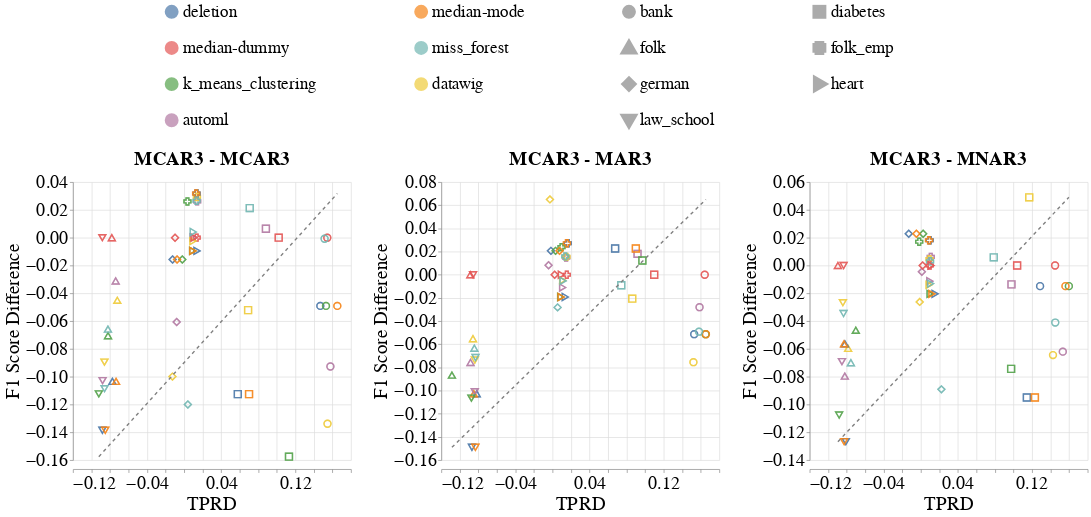

Write notebook code for a chart like this one.
### Markdown cell above
### Disparity Metrics

### Code cell
create_scatter_plot(missingness_types=[{'train': 'MCAR3', 'test': 'MCAR3'},
                                       {'train': 'MCAR3', 'test': 'MAR3'},
                                       {'train': 'MCAR3', 'test': 'MNAR3'}],
                    imputation_quality_metric_name='f1_score_difference',
                    model_performance_metric_name='Equalized_Odds_TPR',
                    dataset_to_column_name=DATASET_TO_COLUMN_NAME,
                    dataset_to_group=DATASETS_SENSITIVE_ATTRS,
                    shape_by='Dataset_Name', # Dataset_Name or Model_Name
                    db_client_1=db_client_1,
                    db_client_3=db_client_3)

### Figure 1 — Vega-Lite specification as saved in the notebook (floating-point values rounded to 4 significant figures; data arrays with more than 128 entries replaced by an {"elided": "..."} marker saying what was removed)
{"config": {"view": {"continuousWidth": 400, "continuousHeight": 300, "stroke": null}, "axis": {"labelFontSize": 26, "labelFontWeight": "normal", "titleFontSize": 28, "titleFontWeight": "normal"}, "facet": {"spacing": 30}, "header": {"labelFontSize": 28, "labelFontWeight": "bold", "labelOrient": "top", "labelPadding": 5, "titleFontSize": 28}, "legend": {"columns": 2, "direction": "horizontal", "labelFontSize": 24, "labelLimit": 400, "orient": "top", "symbolOffset": 130, "symbolStrokeWidth": 10, "titleAnchor": "middle", "titleFontSize": 26, "titleLimit": 300}, "title": {"fontSize": 28}}, "data": {"name": "data-4619c069de6c77ea626e5cb77376c46f"}, "facet": {"column": {"field": "Missingness_Type", "sort": ["MCAR3 - MCAR3", "MCAR3 - MAR3", "MCAR3 - MNAR3"], "title": null, "type": "nominal"}}, "spec": {"layer": [{"mark": {"type": "point", "size": 100}, "encoding": {"color": {"field": "Null_Imputer_Name", "sort": ["deletion", "median-mode", "median-dummy", "miss_forest", "k_means_clustering", "datawig", "automl"], "title": null, "type": "nominal"}, "shape": {"field": "Dataset_Name", "title": null, "type": "nominal"}, "x": {"axis": {"title": "TPRD"}, "field": "Equalized_Odds_TPR", "type": "quantitative"}, "y": {"axis": {"title": "F1 Score Difference"}, "field": "F1_Score_Difference", "type": "quantitative"}}}, {"mark": {"type": "line", "color": "gray", "strokeDash": [5, 5]}, "encoding": {"x": {"field": "Equalized_Odds_TPR_Line", "type": "quantitative"}, "y": {"field": "F1_Score_Difference_Line", "type": "quantitative"}}}], "height": 400, "width": 400}, "resolve": {"scale": {"y": "independent"}}, "$schema": "https://vega.github.io/schema/vega-lite/v4.17.0.json", "datasets": {"data-4619c069de6c77ea626e5cb77376c46f": {"elided": "294 records"}}}
